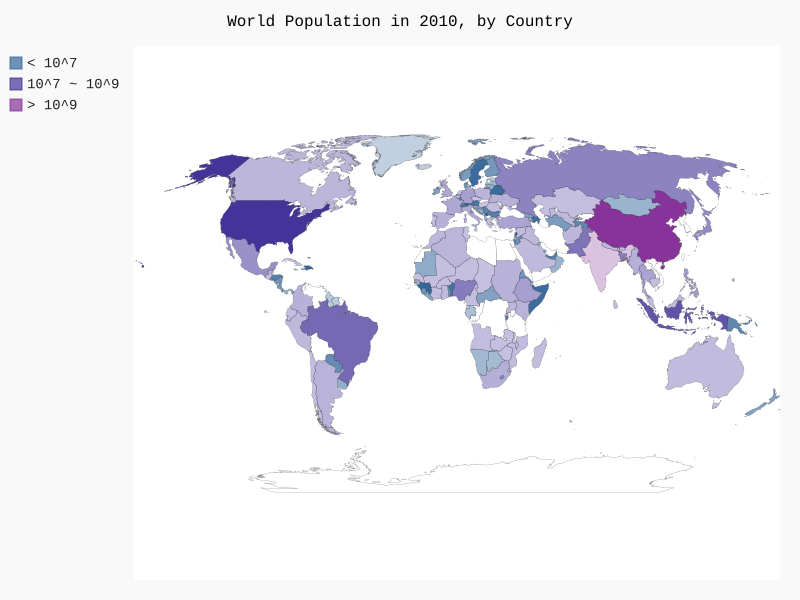

Recreate this plot in Python.
import json
import sys
import pygal.maps.world
from pygal.style import RotateStyle
from country_code import get_country_code


def main(argv=None):
    if argv is None:
        argv = sys.argv
        pass


    filename = 'population_data.json'
    with open(filename) as file:
        pop_data = json.load(file)

    # Build a dictionary of population data
    cc_populations = {}
    for pop_dict in pop_data:
        if '2010' == pop_dict['Year']:
            country_name = pop_dict['Country Name']
            population = int(float(pop_dict['Value']) + 0.5)  # change the string such as '12345.6789' to float, and than change it to int
            code = get_country_code(country_name)

            if code:
                cc_populations[code] = population


    # Group the countries into three population levels.
    cc_pop_1, cc_pop_2, cc_pop_3 = {}, {}, {}
    for cc, pop in cc_populations.items():
        if pop < 1e7:
            cc_pop_1[cc] = pop
        elif pop < 1e9:
            cc_pop_2[cc] = pop
        else:
            cc_pop_3[cc] = pop


    world_map_style = RotateStyle('#336699')
    world_map = pygal.maps.world.World(style=world_map_style)
    world_map.title = "World Population in 2010, by Country"
    world_map.add('< 10^7', cc_pop_1)
    world_map.add('10^7 ~ 10^9', cc_pop_2)
    world_map.add('> 10^9', cc_pop_3)

    world_map.render_to_file('world_population.svg')


    return 0


if __name__ == '__main__':
    sys.exit(main())
